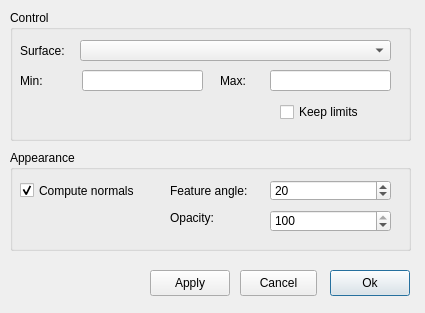
<ui version="4.0" >
 <class>surfaceDialog</class>
 <widget class="QDialog" name="surfaceDialog" >
  <property name="geometry" >
   <rect>
    <x>0</x>
    <y>0</y>
    <width>425</width>
    <height>313</height>
   </rect>
  </property>
  <property name="windowTitle" >
   <string>Surfaces</string>
  </property>
  <property name="windowIcon" >
   <iconset resource="../ElmerGUI.qrc" >:/icons/Mesh3D.png</iconset>
  </property>
  <widget class="QGroupBox" name="controlGroup" >
   <property name="geometry" >
    <rect>
     <x>10</x>
     <y>10</y>
     <width>401</width>
     <height>131</height>
    </rect>
   </property>
   <property name="title" >
    <string>Control</string>
   </property>
   <widget class="QComboBox" name="surfaceCombo" >
    <property name="geometry" >
     <rect>
      <x>70</x>
      <y>30</y>
      <width>311</width>
      <height>21</height>
     </rect>
    </property>
   </widget>
   <widget class="QLabel" name="surfaceLabel" >
    <property name="geometry" >
     <rect>
      <x>10</x>
      <y>30</y>
      <width>51</width>
      <height>21</height>
     </rect>
    </property>
    <property name="text" >
     <string>Surface:</string>
    </property>
   </widget>
   <widget class="QLabel" name="minLabel" >
    <property name="geometry" >
     <rect>
      <x>10</x>
      <y>60</y>
      <width>31</width>
      <height>21</height>
     </rect>
    </property>
    <property name="text" >
     <string>Min:</string>
    </property>
   </widget>
   <widget class="QLabel" name="maxLabel" >
    <property name="geometry" >
     <rect>
      <x>210</x>
      <y>60</y>
      <width>41</width>
      <height>21</height>
     </rect>
    </property>
    <property name="text" >
     <string>Max:</string>
    </property>
   </widget>
   <widget class="QLineEdit" name="minEdit" >
    <property name="geometry" >
     <rect>
      <x>72</x>
      <y>60</y>
      <width>121</width>
      <height>21</height>
     </rect>
    </property>
   </widget>
   <widget class="QLineEdit" name="maxEdit" >
    <property name="geometry" >
     <rect>
      <x>260</x>
      <y>60</y>
      <width>121</width>
      <height>21</height>
     </rect>
    </property>
   </widget>
   <widget class="QCheckBox" name="keepLimits" >
    <property name="geometry" >
     <rect>
      <x>270</x>
      <y>90</y>
      <width>91</width>
      <height>24</height>
     </rect>
    </property>
    <property name="text" >
     <string>Keep limits</string>
    </property>
   </widget>
  </widget>
  <widget class="QPushButton" name="okButton" >
   <property name="geometry" >
    <rect>
     <x>330</x>
     <y>270</y>
     <width>80</width>
     <height>26</height>
    </rect>
   </property>
   <property name="text" >
    <string>Ok</string>
   </property>
   <property name="icon" >
    <iconset resource="../ElmerGUI.qrc" >:/icons/dialog-ok-apply.png</iconset>
   </property>
  </widget>
  <widget class="QPushButton" name="applyButton" >
   <property name="geometry" >
    <rect>
     <x>150</x>
     <y>270</y>
     <width>80</width>
     <height>26</height>
    </rect>
   </property>
   <property name="text" >
    <string>Apply</string>
   </property>
   <property name="icon" >
    <iconset/>
   </property>
  </widget>
  <widget class="QGroupBox" name="appearanceGroup" >
   <property name="geometry" >
    <rect>
     <x>10</x>
     <y>150</y>
     <width>401</width>
     <height>101</height>
    </rect>
   </property>
   <property name="title" >
    <string>Appearance</string>
   </property>
   <widget class="QCheckBox" name="useNormals" >
    <property name="geometry" >
     <rect>
      <x>10</x>
      <y>30</y>
      <width>121</width>
      <height>21</height>
     </rect>
    </property>
    <property name="text" >
     <string>Compute normals</string>
    </property>
    <property name="checked" >
     <bool>true</bool>
    </property>
   </widget>
   <widget class="QSpinBox" name="featureAngle" >
    <property name="geometry" >
     <rect>
      <x>260</x>
      <y>30</y>
      <width>121</width>
      <height>21</height>
     </rect>
    </property>
    <property name="maximum" >
     <number>90</number>
    </property>
    <property name="value" >
     <number>20</number>
    </property>
   </widget>
   <widget class="QLabel" name="angleLabel" >
    <property name="geometry" >
     <rect>
      <x>160</x>
      <y>30</y>
      <width>81</width>
      <height>21</height>
     </rect>
    </property>
    <property name="text" >
     <string>Feature angle:</string>
    </property>
   </widget>
   <widget class="QLabel" name="opacityLabel" >
    <property name="geometry" >
     <rect>
      <x>160</x>
      <y>60</y>
      <width>51</width>
      <height>16</height>
     </rect>
    </property>
    <property name="text" >
     <string>Opacity:</string>
    </property>
   </widget>
   <widget class="QSpinBox" name="opacitySpin" >
    <property name="geometry" >
     <rect>
      <x>260</x>
      <y>60</y>
      <width>121</width>
      <height>22</height>
     </rect>
    </property>
    <property name="maximum" >
     <number>100</number>
    </property>
    <property name="value" >
     <number>100</number>
    </property>
   </widget>
  </widget>
  <widget class="QPushButton" name="cancelButton" >
   <property name="geometry" >
    <rect>
     <x>240</x>
     <y>270</y>
     <width>77</width>
     <height>26</height>
    </rect>
   </property>
   <property name="text" >
    <string>Cancel</string>
   </property>
   <property name="icon" >
    <iconset resource="../ElmerGUI.qrc" >:/icons/dialog-close.png</iconset>
   </property>
  </widget>
 </widget>
 <resources>
  <include location="../ElmerGUI.qrc" />
 </resources>
 <connections/>
</ui>
